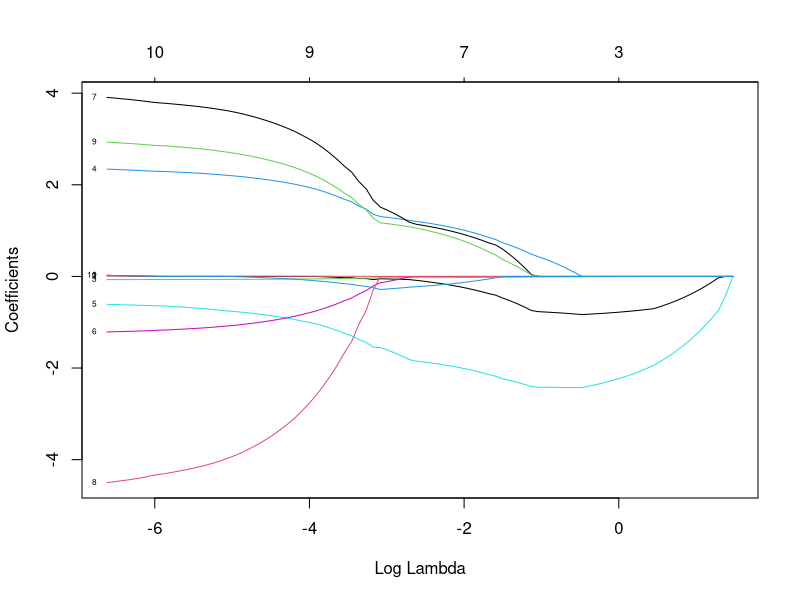
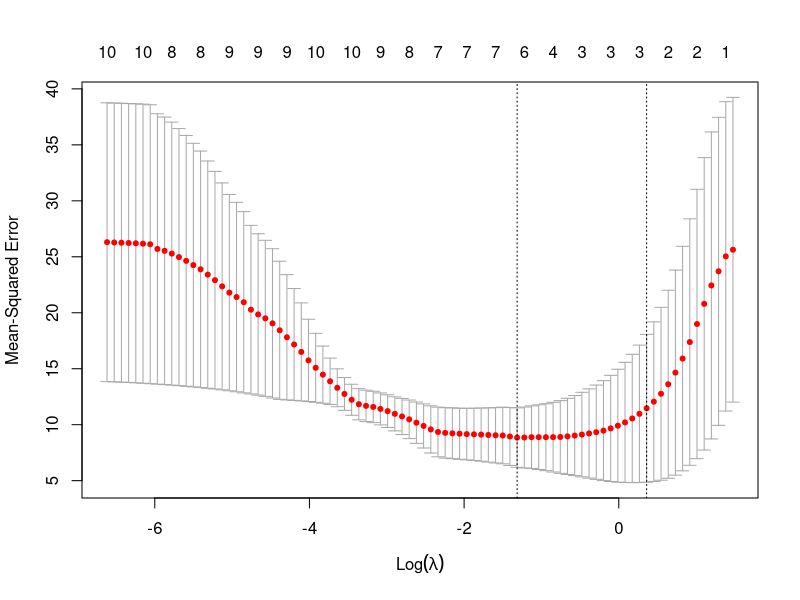
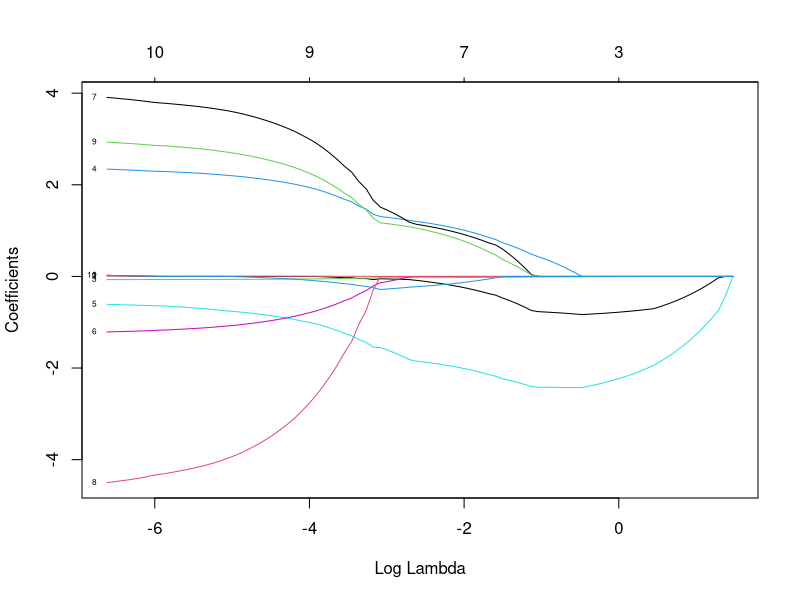

These figures' R source, in order:
###################################################################
### When does the order of the factors in AN(C)OVA model matter? ## 
###################################################################

### the order of factors does not matter in ANOVA with balanced design
y=rnorm(8) # some fictive response variable
f1=factor(c(1,1,1,1,2,2,2,2)) # factor f1 
f2=factor(c(1,2,3,4,1,2,3,4)) # factor f2
mod1=lm(y~f1+f2)
mod2=lm(y~f2+f1) # change the order of factors in the model formula
anova(mod1) # balanced design for anova
anova(mod2) # order of factors doesn't matter

### the order of factors in ANOVA matters when design is unbalanced
f1=factor(c(1,1,1,1,2,2,2,2)) # factor f1 
f2=factor(c(1,2,3,1,2,3,1,2)) # new factor f2, leading to unbalanced design  
mod3=lm(y~f1+f2) # the same MeanSq for f1 as in anova(lm(y~f1)) 
mod4=lm(y~f2+f1) # unbalanced additive anova
anova(mod3) # the p-value for f2 (second factor in the formula) is correct
anova(mod4) # the p-value for f1 *second factor in the formula) is correct
## we see that the order of factors in unbalance anova matters
# for mod3: the first line f1 is test omega1(f1) within Omega(f1+f2) 
# the second line f2 is the test omega2(f2\f1) within Omega(f1+f2)
# the second line f2 is the right test for f2, with f1 taken into account 
# for unbalanced designs omega2(f2\f1) is not the same as omega2(f2)
# the best way to perform the test for f2 is 
modf1=lm(y~f1); anova(modf1,mod3) # or anova(modf1,mod4) # the same

### the order of factors in ANCOVA matters 
x3=rnorm(8,0.2,0.8)
mod1a=lm(y~f1+f2+x3) # x3 is last when testing for the relevance of x3
mod2a=lm(y~x3+f1+f2) # f2 is last when testing for the relevance of f2
# the p-values for f1, f2 and x3 are different for mod1a and mod2a
anova(mod1a) # although the design is balanced
anova(mod2a) # the order of factors matters in ancova
summary(mod1a) # gives the correct p-value for the continuous variable x3
summary(mod2a) # gives the correct p-value for the continuous variable x3

# the same relevant p-values can be derived by testing submodels within 
# the full model. The relevant p-value for x3  
mod1b=lm(y~f1+f2) # submodel (without x3) of the model mod1a=lm(y~f1+f2+x3)
anova(mod1b,mod1a) # relevant p-value for x3, anova(mod1b,mod2a) gives the same
# the relevant p-value for f2  
mod2b=lm(y~f1+x3) # create submodel without f2 inside mod2a=lm(y~x3+f1+f2)
anova(mod2b,mod2a) # relevant p-value for f2, anova(mod2b,mod1a) gives the same
# to get all these relevant p-values at once, just run 
drop1(mod1a,test="F") # this works for all the models anova,ancova

mod1c=lm(y~f1*x3); anova(mod1c)
drop1(mod1c,test="F") # only interaction p-value in model with interaction 

## Conclusions:
## order of factors does not matter in anova with balanced design
## order of factors in anova matters when design is unbalanced
## order of factors in ancova matters 
## for continuous variables p-values from summary are also usable
## drop1 gives only p-value for interaction term for models with interaction


#######################################################################
##### Lasso for the data set mtcars (show this one at the lecture) #####
########################################################################

mtcars # dataset mtcars: mpg is the response
x=as.matrix(mtcars[,-1])
y=mtcars[,1]

train=sample(1:nrow(x),0.67*nrow(x)) # train by using 2/3 of the x rows 
x.train=x[train,]; y.train=y[train]  # data to train
x.test=x[-train,]; y.test = y[-train] # data to test the prediction quality

# Prediction by using the linear model
# first fit linear model on the train data
lm.model=lm(mpg~cyl+disp+hp+drat+wt+qsec+vs+am+gear+carb,data=mtcars,subset=train)
y.predict.lm=predict(lm.model,newdata=mtcars[-train,]) # predict for the test rows
mse.lm=mean((y.test-y.predict.lm)^2); mse.lm # prediction quality by the linear model

# Now apply lasso for selecting the variables and prediction 
library(glmnet) 
lasso.model=glmnet(x.train,y.train,alpha=1) # alpha=1 for lasso
#more options: standardize=TRUE, intercept=FALSE,nlambda=1000
lasso.cv=cv.glmnet(x.train,y.train,alpha=1,type.measure="mse",nfolds=5)
# option nfolds=5 means 5-fold cross validation. By default, the method 
# performs 10-fold cross validation to choose the best lambda.
# plots
plot(lasso.model,label=T,xvar="lambda") #standardize=T,type.coef="2norm",xvar="norm") "coef"
#plot(lasso.cv$glmnet.fit,xvar="lambda",label=T) # the same plot
plot(lasso.cv) 
plot(lasso.cv$glmnet.fit,xvar="lambda",label=T)
# With label="T" in plot commando you see which curve corresponds 
# to which coefficients. The glmnet plot above shows the shrinkage of 
# the lasso coefficients as you move from the right to the left, 
# but unfortunately, it is not clearly labelled. 
# Lasso contrasts with ridge regression, which flattens out 
# everything, but does not zero out any of the regression coefficients.

lambda.min=lasso.cv$lambda.min; lambda.1se=lasso.cv$lambda.1se; 
lambda.min; lambda.1se # best lambda by cross validation
coef(lasso.model,s=lasso.cv$lambda.min) # cyl,hp,wt,am and carb are relevant
coef(lasso.model,s=lasso.cv$lambda.1se) # only cyl,hp and wt are releveant

# lambda.min is the value of lambda that gives minimum mean cross-validated 
# error. The other lambda saved is lambda.1se, which gives the most regularized 
# (reduced) model such that error is within one standard error of the minimum. 

lasso.pred1=predict(lasso.model,s=lambda.min,newx=x.test) 
lasso.pred2=predict(lasso.model,s=lambda.1se,newx=as.matrix(x.test))
mse1.lasso=mean((y.test-lasso.pred1)^2); mse1.lasso
mse2.lasso=mean((y.test-lasso.pred2)^2); mse2.lasso

# By default, the glmnet function standardizes all the independent 
# variables, but here the dependent variable can also be standardized 
# by the function standardize=function(x){(x-mean(x))/sd(x)}).
# Then one may want tomomit the intercept in the lm and glmnet models, 
# because all the variables have already been standardized to a zero mean. 
############## end of the example mtcars #############################

